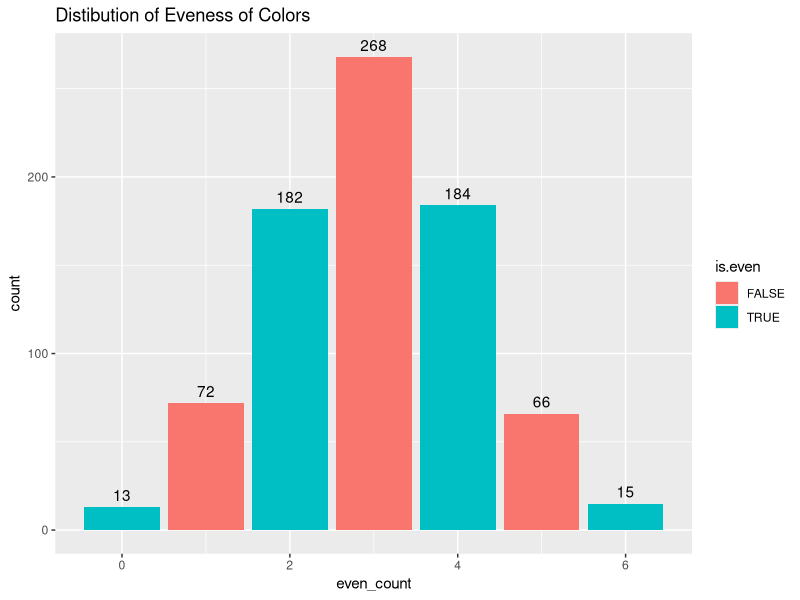
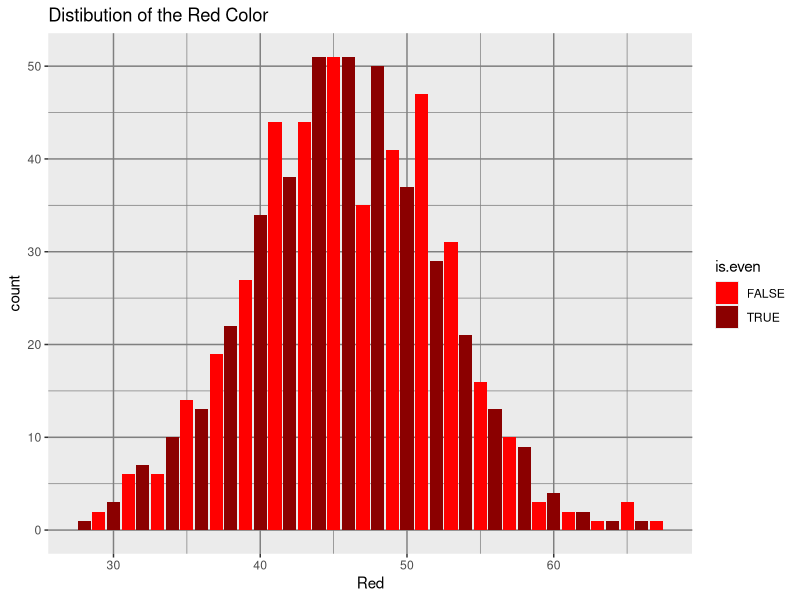
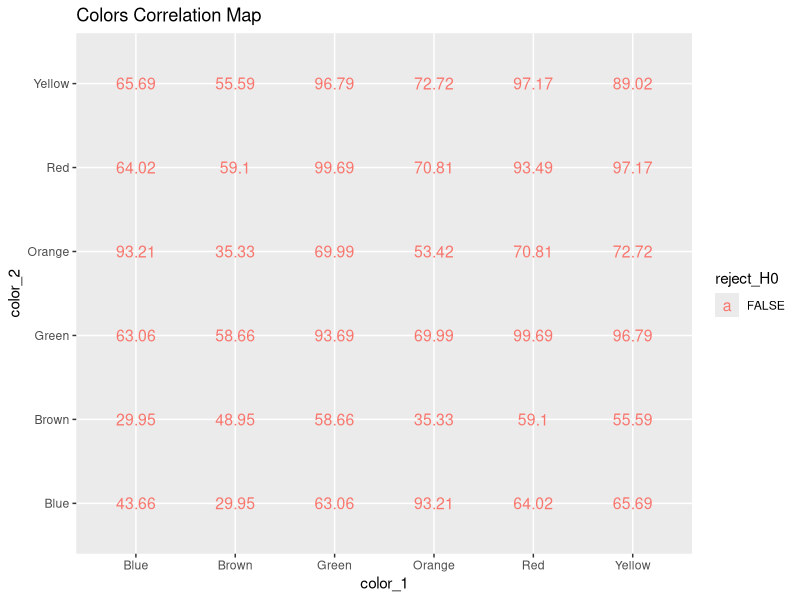
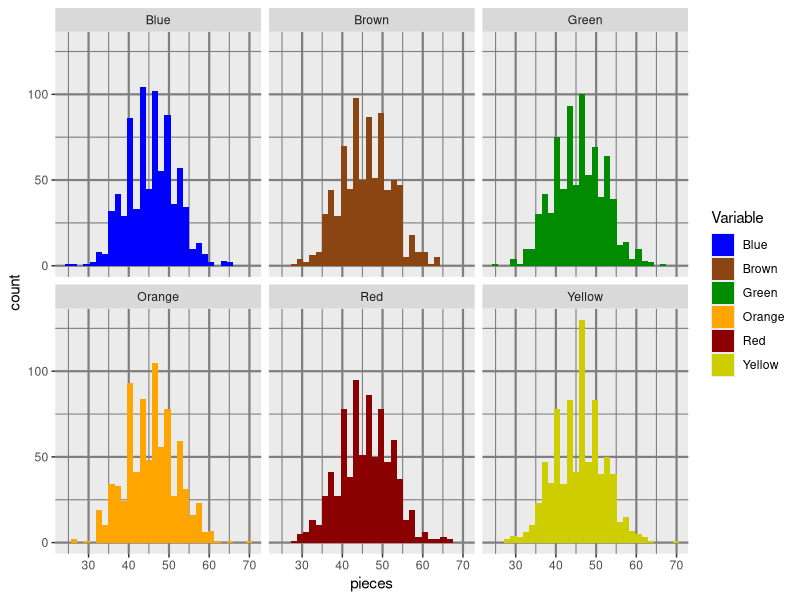
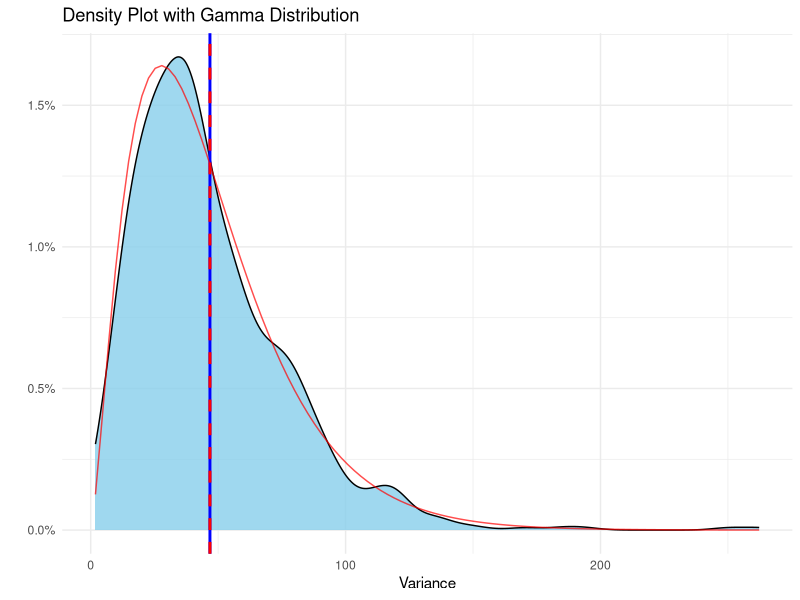
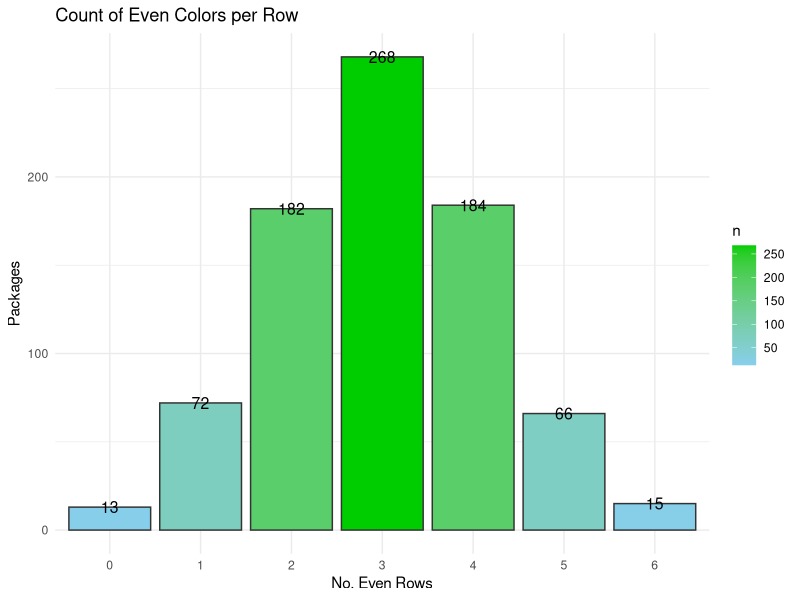
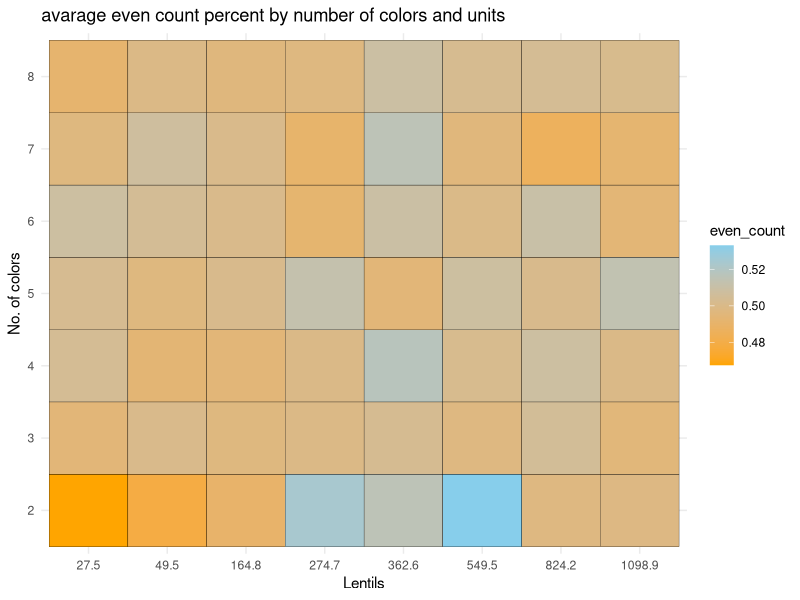
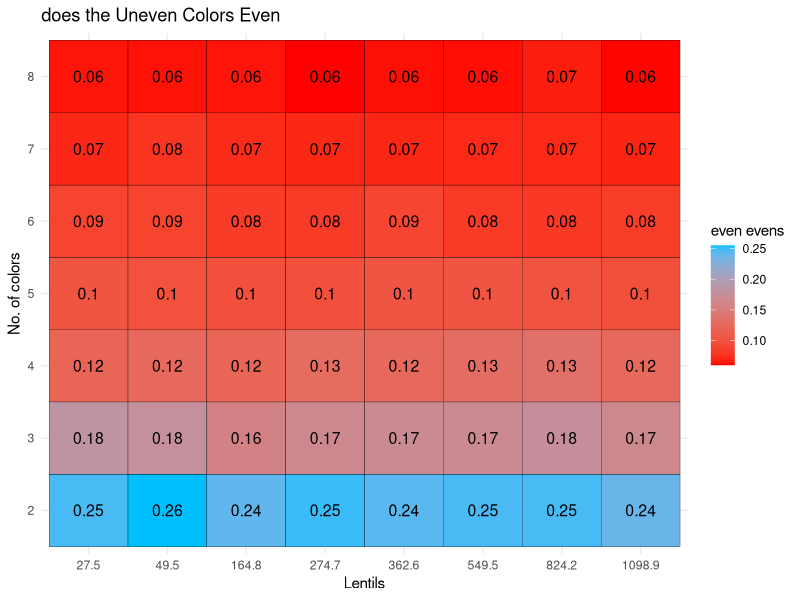

The R script that drew these images, in order: (Note: a time limit stopped this script after it produced the figures.)
## ---- chunk 1
library(tidyverse)
library(MASS) #calculate distribution parameters
library(scales)
## ---- chunk 2
#parameters
n<- 800            #numbers of bags per sample
n_color<- 6         #unique colors of M&M
gram<- 0.91         #weight of one M&M
bag_g<- 250         #common weight of M&M package
n_unit<- bag_g/gram #M&M per packagenm,
av_per_color= n_unit/n_color
paste0("The avarage number of lentils per color is ", round(av_per_color,2))
## ---- chunk 3
Create_bag<- function(x,tx) #create bag using sample vector
  {
  x<- floor(x)+sample(0:1,1)
  res<- matrix(nrow = 1, ncol = tx)
  colnames(res)<- 1:tx
  S_res<- sample(tx,x,replace = T)
  while(sum(table(S_res)>x))
  {S_res<- S_res[-1]}
  for (i in 1:tx) {
    res[,i] <- sum(S_res==i)
    }
  res}

sample_MnM<-function(n,x_units,t_colors) #create n bag using sample vector
  {
  res<- matrix(nrow = n, ncol = t_colors)
  for (i in 1:n)
    {res[i,]<- Create_bag(x= x_units,tx=t_colors)}
  res}
## ---- chunk 4
#example
print("One bag:")
Create_bag(100,6)
print("3 bags:")
sample_MnM(3,10,6) %>% 
   `colnames<-`(c(1:6)) %>% 
   `rownames<-`(c("Bag_1","Bag_2","Bag_3")) %>% 
   `colnames<-`(c("Red","Blue","Green", "Orange", "Yellow", "Brown"))
## ---- chunk 5
MnM_sample<- sample_MnM(n,n_unit,n_color) %>% 
     `colnames<-`(c("Red","Blue","Green", "Orange", "Yellow", "Brown"))

MnM_sample<-
  MnM_sample %>% as_data_frame() %>% 
  mutate(even_count= rowSums(across(everything()  , ~ .x %% 2 == 0)), #how many evens colors there are
         even_evens= rowSums(across(c(1:6), ~ .x %% 2 == 1)) %% 2 ==0, #are the uneven colors even
         low_col=    rowSums(across(c(1:6), ~ .x <= 0.66*av_per_color)),
         Variance=    apply(across(c(1:6)), 1, var), #var of candy per color/ type
         min=        apply(across(c(1:6)),1,FUN = min), # lowest value in color
         all_even=   rowSums(across(c(1:n_color)  , ~ .x %% 2 == 0))== n_color)


MnM_sample %>% head(6)

## ---- chunk 6
print("summary of all colors Distibution:")  #summary of all colors

rbind(
MnM_sample$Red %>% summary(),
MnM_sample$Blue %>% summary(),
MnM_sample$Green %>% summary(),
MnM_sample$Orange %>% summary(),
MnM_sample$Yellow %>% summary(),
MnM_sample$Brown %>% summary()
) %>% as.data.frame() %>% cbind(sapply(MnM_sample[,1:6],var,na.rm=1)) %>% 
  rename("Var" ="sapply(MnM_sample[, 1:6], var, na.rm = 1)")

MnM_sample %>%
  mutate(is.even = even_count %%2 ==0) %>% 
  ggplot(aes(x= even_count, fill= is.even))+
  geom_bar()+
    geom_text(
    stat = "count",
    aes(label = ..count..),vjust = -0.5
  )+labs(title="Distibution of Eveness of Colors")

MnM_sample %>%
  mutate(is.even = Red %%2 ==0) %>% 
  ggplot(aes(x= Red, fill= is.even))+
  scale_fill_manual(values = c("red", "red4"))+
  geom_bar()+labs(title="Distibution of the Red Color")+
  theme(panel.grid = element_line(color = "gray50"))
## ---- chunk 7
#test mu is av_per_color
check_mean_hypothesis <- function(data, column_name, X)
  {
  test_result <- t.test(data[[column_name]], mu = X)
  test_result$p.value
}

columns_to_test <- colnames(MnM_sample[,1:6])
test_results <- sapply(columns_to_test, function(col) {
  check_mean_hypothesis(MnM_sample, col, av_per_color)
})

percent(test_results)
## ---- chunk 8
check_mean_hypothesis <- function(data, column_name, X) {
  t.test(data[[column_name]], mu = X)$p.value}

check_two_sample_t_test <- function(data, col1, col2) {
  t.test(data[[col1]], data[[col2]])$p.value}

columns_to_test <- colnames(MnM_sample[,1:6])
num_cols <- length(columns_to_test)
p_value_matrix <- matrix(NA, nrow = num_cols, ncol = num_cols, dimnames = list(columns_to_test, columns_to_test))
for (i in 1:num_cols) {
  for (j in 1:num_cols) {
    if (i == j) { #diagonal test of mu
      p_value_matrix[i, j] <- check_mean_hypothesis(MnM_sample, columns_to_test[i], av_per_color)
    } else { # 2 sample t.test
      p_value_matrix[i, j] <- check_two_sample_t_test(MnM_sample, columns_to_test[i], columns_to_test[j])
    }
  }
}

round(as.data.frame(p_value_matrix),4) %>%
  mutate(color_1= rownames(p_value_matrix)) %>% 
  pivot_longer(cols = 1:6, names_to = "color_2", values_to = "t_test") %>% 
  mutate(reject_H0 = t_test<= 0.05) %>% 
  ggplot(aes(x= color_1, y= color_2))+
  geom_text(aes(label = t_test * 100,, color = reject_H0), size = 4)+
  labs(title="Colors Correlation Map")
## ---- chunk 9
MnM_sample %>%
    pivot_longer(cols = 1:6, names_to = "Variable", values_to = "pieces") %>%
    ggplot(aes(fill=Variable ,x= pieces))+
  geom_histogram(position = "identity")+
    scale_fill_manual(values = c("blue", "chocolate4","green4", "orange","red4", "yellow3"))+
  theme(panel.grid = element_line(color = "grey50",
                                  size = 0.75))+facet_wrap(~Variable)
## ---- chunk 10
gamma_params <- fitdistr(MnM_sample$Variance, "gamma")$estimate
paste0("The parameters of the gamma shaped variance is shape ", round(gamma_params[1],3)," and rate ", round(gamma_params[2],3) )
shape_est <- gamma_params["shape"]
scale_est <- 1 / gamma_params["rate"] #using Scale= 1/Rate

MnM_sample %>% #plot density
  ggplot(aes(x = Variance)) +
  geom_density(fill= "skyblue", alpha= 0.8) +
  geom_vline(xintercept = mean(MnM_sample$Variance), color = "blue", size=1) +
  geom_vline(xintercept = scale_est*shape_est, color = "red", linetype = "dashed", size=1) +
  stat_function(fun = dgamma, args = list(shape = shape_est, scale = scale_est), 
                color = "red", alpha= 0.7) +
  labs(title = "Density Plot with Gamma Distribution",
       x = "Variance",
       y = "") +
  scale_y_continuous(label=scales::label_percent(.1)) + 
  theme_minimal()
## ---- chunk 11
MnM_sample %>%
  select_(1,2,3,4,5,6) %>%
  mutate(count_even = rowSums(across(1:n_color, ~ .x %% 2 == 0))) %>%
  count(count_even) %>%
  ggplot(aes(x = factor(count_even), y = n, fill = n)) +  # make x categorical
  geom_bar(stat = "identity", color= "grey20") +
  scale_fill_gradient(low = "skyblue", high = "green3") +
  labs(
    title = "Count of Even Colors per Row",
    x = "No. Even Rows",
    y = "Packages"
  )+
    geom_text(aes(label = n), color = "black", size = 4)+
  theme_minimal()
## ---- chunk 12
mega_snack<- function(nn,n_unit,n_color)
  {
  m_sample<- length(n_unit)*length(n_color)
  nul_mat= matrix(nrow = m_sample, ncol = 6)
  res<- cbind(rep(n_unit,length(n_color)),
              sort(rep(n_color,length(n_unit))),
              nul_mat)
    colnames(res)<- c("n_unit", "n_color", "even_count", "even_evens",
                    "var_col","all_even","low_color","smallest_col")
    for (i in 1:(dim(res)[1]))
  {
    low_color<- 0.666*res[i,1]/(res[i,2])
    small_sample<- sample_MnM(nn,res[i,1],res[i,2])%>%
      as_data_frame() %>% 
      mutate(even_count= rowSums(across(everything()  , ~ .x %% 2 == 0))/res[i,2],
             #how many evens colors there are
             even_evens= (rowSums(across(c(1:n_color)  , ~ .x %% 2 == 1)) %% 2 ==0)/res[i,2],
             #are the uneven colors even
             var_col=     apply(across(c(1:n_color)), 1, var),
             #var of candy per color/ type
             smallest_col=apply(across(c(1:n_color)), 1, min),
             #lowest value in color
             #all_even=    rowSums(across(c(1:n_color), ~ .x %% 2 == 0)) >= res[i,2],
             all_even=    even_count >= 1,
             low_color=   rowSums(across(c(1:n_color), ~ .x <= low_color ))>=1
            )
    #return(small_sample)
    res[i,3:8]<- c(
      mean(small_sample$even_count),
      mean(small_sample$even_evens),
      mean(small_sample$var_col),
      mean(small_sample$all_even,  na.rm = T),
      mean(small_sample$low_color),
      min(small_sample$smallest_col))
      }

  res %>% as.data.frame()
}
## ---- chunk 13
color_op<- 2:8
grams_op<- c(25,45,150,250,330,500,750,1000)
n_unit_op<- grams_op/gram
nn=800
## ---- chunk 14
mega_snack_1<-
  mega_snack(nn,n_unit_op,color_op) %>%
  mutate(n_unit= round(n_unit,1))
mega_snack_1 %>% sample_n(5)
## ---- chunk 15
mega_snack_1 %>%
  ggplot(aes(x = factor((round( n_unit,1) )), y = factor(n_color ), fill = even_count)) +
  geom_tile(color= "black") +
  scale_fill_gradient(low = "orange", high = "skyblue")+
  labs(title = "avarage even count percent by number of colors and units",
       x = "Lentils",
       y = "No. of colors",
       fill = "even_count") +
  guides(colour= "none")+
  theme_minimal()
## ---- chunk 16
mega_snack_1 %>%
  ggplot(aes(x = factor((round( n_unit,1) )), y = factor(n_color ), fill = even_evens )) +
  geom_tile(color= "black") +
  scale_fill_gradient(high = "deepskyblue", low = "red")+
  labs(title = "does the Uneven Colors Even",
       x = "Lentils",
       y = "No. of colors",
       fill = "even evens") +
  geom_text(aes(label = round(even_evens,2)), color = "black", size = 4)+
  theme_minimal()
## ---- chunk 17
Heatmap_all_evens<-
  mega_snack_1 %>%
  ggplot(aes(x = as.factor(round( n_unit,1) ), y = n_color , color = all_even)) +
  geom_point(size = 8 ) +
  scale_color_gradient(low = "yellow", high = "darkolivegreen3")+
  labs(title = "Were all Colors Evens",
       x = "Lentils",
       y = "No. of colors",
       color = "all_even") +
        geom_text(aes(label = sprintf("%.1f%%", all_even * 100)), color = "black", size = 3)+
    guides(size= "none")+
  theme_bw()

ggsave(Heatmap_all_evens, 
       filename = "Heatmap_all_evens.png",
       height = 4, width = 5, units = "in")
  guides(colour= "none")

Heatmap_all_evens
## ---- chunk 18
mega_snack_1 %>%
  ggplot(aes(x = factor(round(n_unit, 1)), y = n_color, fill = low_color))+
  geom_tile(color = "white") +
    geom_text(aes(label = sprintf("%.2f%%", low_color * 100)), color = "black", size = 4)+
  scale_fill_gradient(low = "darkolivegreen3", high = "red3",labels = scales::percent)+
  labs(title = "Chance of Less Than 66% Color in Package",
       x = "Lentils",
       y = "No. of colors",
       fill = "low color")+
  theme_minimal()
## ---- chunk 19
mega_snack_1 %>% 
  select_(1,2,8) %>% 
  mutate(smallest_to_mu= smallest_col*n_color/n_unit) %>%
   ggplot(aes(x = factor(round(n_unit, 1)), y = n_color, fill = smallest_to_mu))+
  geom_tile(color = "white") +
    geom_text(aes(label = sprintf("%.1f%%", smallest_to_mu * 100)), color = "black", size = 4)+
  scale_fill_gradient(low = "red3", high = "darkolivegreen3",labels = scales::percent)+
  labs(title = "Smallest Color as Percent of Expected Value",
       x = "Lentils",
       y = "No. of colors",
       fill = "% of Expected Value")+
  theme_bw()
## ---- chunk 20
mega_snack_open<- function(nn,n_unit,n_color)
  {
  m_sample<- nn*length(n_unit)*length(n_color)
  nul_mat= matrix(nrow = m_sample, ncol = 2)
  res<- cbind(rep(n_unit,nn*length(n_color)),
         sort(rep(n_color,nn*length(n_unit))),
              nul_mat)
  for (i in 1:(dim(res)[1]))
  {
    low_color<- 0.666*res[i,1]/(res[i,2])
    small_sample<- Create_bag(res[i,1],res[i,2])%>%
      as_data_frame() %>% 
      mutate(even_count= rowSums(across(everything()  , ~ .x %% 2 == 0))/res[i,2],
             all_even=   rowSums(across(c(1:n_color)  , ~ .x %% 2 == 0))== res[i,2],
            )
    res[i,3]<- mean(small_sample$even_count)
    res[i,4]<- mean(small_sample$all_even)
      }
  colnames(res)<- c("n_unit", "n_color", "even_count","all_even")
  res %>% as.data.frame()
  }

mega_snack_2<- mega_snack_open(15,n_unit_op,color_op) %>% 
  mutate(color_No2= n_color %%2 == 0) #check if the number of colors is even
lm_color<- lm(mega_snack_2$even_count~ mega_snack_2$n_color +mega_snack_2$n_unit)
lm_color %>% summary()


lm_color_all<- lm(mega_snack_2$all_even~ mega_snack_2$n_color +mega_snack_2$n_unit+ mega_snack_2$color_No2)
lm_color_all %>% summary()
